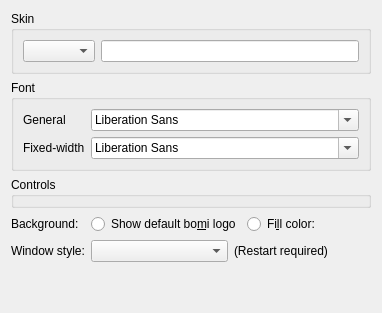
       <widget class="QWidget" name="skin">
        <layout class="QVBoxLayout" name="verticalLayout_23">
         <item>
          <widget class="QGroupBox" name="groupBox_4">
           <property name="title">
            <string>Skin</string>
           </property>
           <layout class="QVBoxLayout" name="verticalLayout_31">
            <item>
             <layout class="QHBoxLayout" name="horizontalLayout_7">
              <item>
               <widget class="DataComboBox" name="skin_name"/>
              </item>
              <item>
               <widget class="QLineEdit" name="skin_path">
                <property name="readOnly">
                 <bool>true</bool>
                </property>
               </widget>
              </item>
             </layout>
            </item>
           </layout>
          </widget>
         </item>
         <item>
          <widget class="QGroupBox" name="groupBox_11">
           <property name="title">
            <string>Font</string>
           </property>
           <layout class="QGridLayout" name="gridLayout_3">
            <item row="0" column="0">
             <widget class="QLabel" name="label_8">
              <property name="text">
               <string>General</string>
              </property>
             </widget>
            </item>
            <item row="0" column="1">
             <widget class="QFontComboBox" name="app_font">
              <property name="sizePolicy">
               <sizepolicy hsizetype="Expanding" vsizetype="Fixed">
                <horstretch>0</horstretch>
                <verstretch>0</verstretch>
               </sizepolicy>
              </property>
             </widget>
            </item>
            <item row="1" column="0">
             <widget class="QLabel" name="label_9">
              <property name="text">
               <string>Fixed-width</string>
              </property>
             </widget>
            </item>
            <item row="1" column="1">
             <widget class="QFontComboBox" name="app_fixed_font">
              <property name="sizePolicy">
               <sizepolicy hsizetype="Expanding" vsizetype="Fixed">
                <horstretch>0</horstretch>
                <verstretch>0</verstretch>
               </sizepolicy>
              </property>
             </widget>
            </item>
           </layout>
          </widget>
         </item>
         <item>
          <widget class="ControlsThemeWidget" name="controls_theme">
           <property name="title">
            <string>Controls</string>
           </property>
          </widget>
         </item>
         <item>
          <layout class="QFormLayout" name="formLayout_5">
           <item row="0" column="0">
            <widget class="QLabel" name="label_22">
             <property name="text">
              <string>Background:</string>
             </property>
            </widget>
           </item>
           <item row="0" column="1">
            <layout class="QHBoxLayout" name="horizontalLayout_18">
             <item>
              <widget class="QRadioButton" name="show_logo">
               <property name="text">
                <string>Show default bo&amp;mi logo</string>
               </property>
              </widget>
             </item>
             <item>
              <widget class="QRadioButton" name="fill_bg_color">
               <property name="text">
                <string>Fi&amp;ll color:</string>
               </property>
              </widget>
             </item>
             <item>
              <widget class="ColorSelectWidget" name="bg_color" native="true">
               <property name="minimumSize">
                <size>
                 <width>5</width>
                 <height>0</height>
                </size>
               </property>
              </widget>
             </item>
             <item>
              <spacer name="horizontalSpacer_16">
               <property name="orientation">
                <enum>Qt::Horizontal</enum>
               </property>
               <property name="sizeHint" stdset="0">
                <size>
                 <width>40</width>
                 <height>20</height>
                </size>
               </property>
              </spacer>
             </item>
            </layout>
           </item>
           <item row="1" column="0">
            <widget class="QLabel" name="label_27">
             <property name="text">
              <string>Window style:</string>
             </property>
            </widget>
           </item>
           <item row="1" column="1">
            <layout class="QHBoxLayout" name="horizontalLayout_6">
             <item>
              <widget class="DataComboBox" name="app_style"/>
             </item>
             <item>
              <widget class="QLabel" name="label_24">
               <property name="text">
                <string>(Restart required)</string>
               </property>
              </widget>
             </item>
            </layout>
           </item>
          </layout>
         </item>
         <item>
          <spacer name="verticalSpacer_3">
           <property name="orientation">
            <enum>Qt::Vertical</enum>
           </property>
           <property name="sizeHint" stdset="0">
            <size>
             <width>20</width>
             <height>40</height>
            </size>
           </property>
          </spacer>
         </item>
        </layout>
       </widget>
